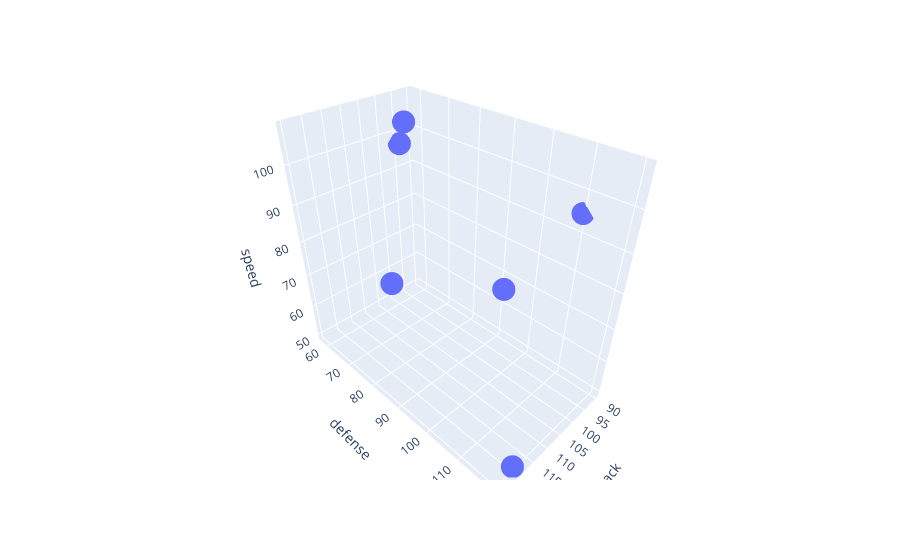

Notebook cell for this chart:
### Code cell
fig = px.scatter_3d(test_pondered, x='attack', y='defense', z='speed')
fig.show()

### Figure 1 — Plotly figure (JSON) as saved in the notebook; plotly's stock layout.template omitted (floating-point values rounded to 4 significant figures)
{"data": [{"hovertemplate": "attack=%{x}<br>defense=%{y}<br>speed=%{z}<extra></extra>", "legendgroup": "", "marker": {"color": "#636efa", "symbol": "circle"}, "mode": "markers", "name": "", "scene": "scene", "showlegend": false, "type": "scatter3d", "x": [125, 104, 90, 95, 120, 95], "y": [90, 71, 110, 58, 120, 95], "z": [85, 108, 95, 97, 50, 70]}], "layout": {"legend": {"tracegroupgap": 0}, "margin": {"t": 60}, "scene": {"domain": {"x": [0, 1], "y": [0, 1]}, "xaxis": {"title": {"text": "attack"}}, "yaxis": {"title": {"text": "defense"}}, "zaxis": {"title": {"text": "speed"}}}}}
